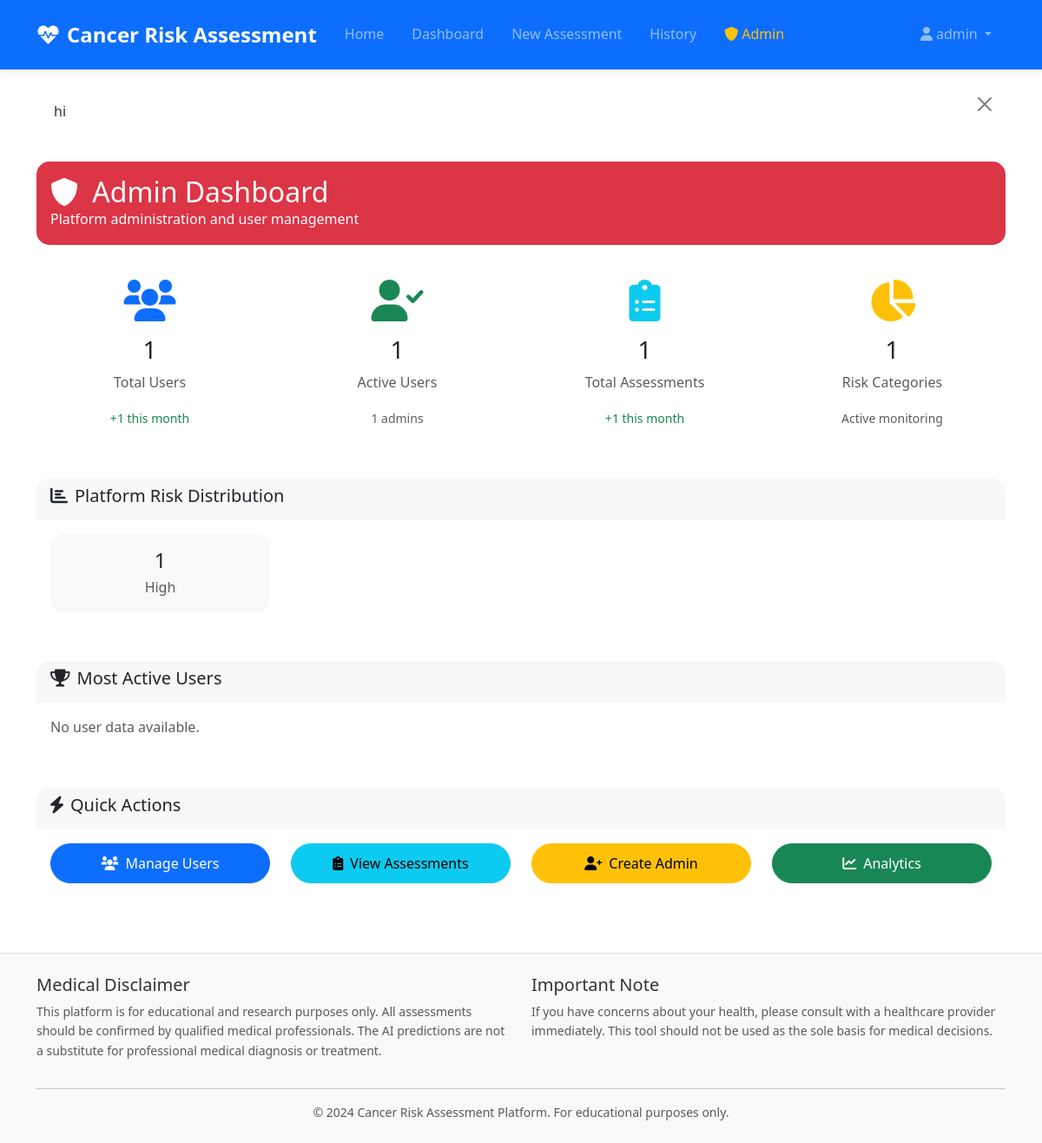
The app's page /admin/ (signed in) with its own data.
### CancerRiskChecker/models/user.py (models this page shows, shortened)
class User(UserMixin, db.Model):
    __tablename__ = 'users'
    id = db.Column(db.Integer, primary_key=True)
    username = db.Column(db.String(64), unique=True, nullable=False, index=True)
    email = db.Column(db.String(120), unique=True, nullable=False, index=True)
    full_name = db.Column(db.String(100), nullable=True)
    password_hash = db.Column(db.String(256), nullable=False)
    created_at = db.Column(db.DateTime, default=datetime.utcnow, nullable=False)
    updated_at = db.Column(db.DateTime, default=datetime.utcnow, onupdate=datetime.utcnow)
    last_login = db.Column(db.DateTime, nullable=True)
    last_assessment = db.Column(db.DateTime, nullable=True)
    total_assessments = db.Column(db.Integer, default=0, nullable=False)
    is_active = db.Column(db.Boolean, default=True, nullable=False)
    is_admin = db.Column(db.Boolean, default=False, nullable=False)
    assessments = db.relationship('Assessment', backref='user', lazy='dynamic',
                                cascade='all, delete-orphan')

### CancerRiskChecker/models/assessment.py (models this page shows, shortened)
class Assessment(db.Model):
    __tablename__ = 'assessments'
    id = db.Column(db.Integer, primary_key=True)
    user_id = db.Column(db.Integer, db.ForeignKey('users.id'), nullable=False, index=True)
    timestamp = db.Column(db.DateTime, default=datetime.utcnow, nullable=False, index=True)
    radius_mean = db.Column(db.Float, nullable=False)
    texture_mean = db.Column(db.Float, nullable=False)
    perimeter_mean = db.Column(db.Float, nullable=False)
    area_mean = db.Column(db.Float, nullable=False)
    concave_points_mean = db.Column(db.Float, nullable=False)
    symmetry_mean = db.Column(db.Float, nullable=False)
    prediction_probability = db.Column(db.Float, nullable=False)
    prediction_class = db.Column(db.Integer, nullable=False)  # 0 for benign, 1 for malignant
    risk_level = db.Column(db.String(20), nullable=False, index=True)  # Very Low, Low, Moderate, High
    model_version = db.Column(db.String(50), default='1.0', nullable=False)
    processing_time = db.Column(db.Float, nullable=True)  # Time taken for prediction

### CancerRiskChecker/blueprints/admin.py (the view)
@admin_bp.route('/')
@login_required
@admin_required
def index():
    from ..models.user import User
    from ..models.assessment import Assessment
    from ..app import db
    flash("hi")
    total_users = User.query.count()
    active_users = User.query.filter_by(is_active=True).count()
    admin_users = User.query.filter_by(is_admin=True).count()
    total_assessments = Assessment.query.count()
    last_30_days = datetime.utcnow() - timedelta(days=30)
    new_users_30d = User.query.filter(User.created_at >= last_30_days).count()
    assessments_30d = Assessment.query.filter(Assessment.timestamp >= last_30_days).count()
    risk_stats = db.session.query(
        Assessment.risk_level,
        db.func.count(Assessment.id).label('count')
    ).group_by(Assessment.risk_level).all()
    stats = {
        'total_users': total_users,
        'active_users': active_users,
        'admin_users': admin_users,
        'total_assessments': total_assessments,
        'new_users_30d': new_users_30d,
        'assessments_30d': assessments_30d,
        'risk_distribution': dict(risk_stats),
    }
    return render_template('admin/dashboard.html', stats=stats)

### CancerRiskChecker/blueprints/admin.py (called while the page is built)
def admin_required(f):
    @wraps(f)
    def decorated_function(*args, **kwargs):
        if not current_user.is_authenticated or not current_user.is_admin:
            flash('Admin access required.', 'danger')
            return redirect(url_for('main.index'))
        return f(*args, **kwargs)
    return decorated_function

### CancerRiskChecker/templates/admin/dashboard.html (shortened to what this page needs)
{% extends "base.html" %}
{% block content %}
<div class="container my-4">
    <div class="row mb-4">
        <div class="col-12">
            <div class="card bg-danger text-white">
                <div class="card-body">
                    <h2 class="mb-0">
                        <i class="fas fa-shield-alt me-2"></i>
                        Admin Dashboard
                    </h2>
                    <p class="mb-0">Platform administration and user management</p>
                </div>
            </div>
        </div>
    </div>
    <div class="row mb-4">
        <div class="col-md-3 mb-3">
            <div class="card h-100 border-primary">
                <div class="card-body text-center">
                    <i class="fas fa-users fa-3x text-primary mb-3"></i>
                    <h3 class="card-title">{{ stats.total_users }}</h3>
                    <p class="card-text text-muted">Total Users</p>
                    <small class="text-success">+{{ stats.new_users_30d }} this month</small>
                </div>
            </div>
        </div>
        <div class="col-md-3 mb-3">
            <div class="card h-100 border-success">
                <div class="card-body text-center">
                    <i class="fas fa-user-check fa-3x text-success mb-3"></i>
                    <h3 class="card-title">{{ stats.active_users }}</h3>
                    <p class="card-text text-muted">Active Users</p>
                    <small class="text-muted">{{ stats.admin_users }} admins</small>
                </div>
            </div>
        </div>
        <div class="col-md-3 mb-3">
            <div class="card h-100 border-info">
                <div class="card-body text-center">
                    <i class="fas fa-clipboard-list fa-3x text-info mb-3"></i>
                    <h3 class="card-title">{{ stats.total_assessments }}</h3>
                    <p class="card-text text-muted">Total Assessments</p>
                    <small class="text-success">+{{ stats.assessments_30d }} this month</small>
                </div>
            </div>
        </div>
        <div class="col-md-3 mb-3">
            <div class="card h-100 border-warning">
                <div class="card-body text-center">
                    <i class="fas fa-chart-pie fa-3x text-warning mb-3"></i>
                    <h3 class="card-title">{{ stats.risk_distribution|length }}</h3>
                    <p class="card-text text-muted">Risk Categories</p>
                    <small class="text-muted">Active monitoring</small>
                </div>
            </div>
        </div>
    </div>
    {% if stats.risk_distribution %}
    <div class="row mb-4">
        <div class="col-12">
            <div class="card">
                <div class="card-header">
                    <h5><i class="fas fa-chart-bar me-2"></i>Platform Risk Distribution</h5>
                </div>
                <div class="card-body">
                    <div class="row">
                        {% for risk_level, count in stats.risk_distribution.items() %}
                        <div class="col-md-3 mb-3">
                            <div class="card border-0 bg-light">
                                <div class="card-body text-center">
                                    <h4 class="mb-1">{{ count }}</h4>
                                    <p class="text-muted mb-0">{{ risk_level }}</p>
                                </div>
                            </div>
                        </div>
                        {% endfor %}
                    </div>
                </div>
            </div>
        </div>
    </div>
    {% endif %}
    <div class="row mb-4">
        <div class="col-12">
            <div class="card">
                <div class="card-header">
                    <h5><i class="fas fa-trophy me-2"></i>Most Active Users</h5>
                </div>
                <div class="card-body">
                    {% if stats.top_users %}
                    <div class="table-responsive">
                        <table class="table table-hover">
                            <thead>
                                <tr>
                                    <th>Username</th>
                                    <th>Full Name</th>
                                    <th>Assessments</th>
                                    <th>Member Since</th>
                                    <th>Actions</th>
                                </tr>
                            </thead>
                            <tbody>
                                {% for user in stats.top_users %}
                                <tr>
                                    <td>{{ user.username }}</td>
                                    <td>{{ user.full_name or '-' }}</td>
                                    <td>
                                        <span class="badge bg-primary">{{ user.total_assessments }}</span>
                                    </td>
                                    <td>{{ user.created_at.strftime('%Y-%m-%d') }}</td>
                                    <td>
                                        <a href="{{ url_for('admin.user_detail', user_id=user.id) }}"
                                           class="btn btn-sm btn-outline-primary">
                                            <i class="fas fa-eye me-1"></i>View
                                        </a>
                                    </td>
                                </tr>
                                {% endfor %}
                            </tbody>
                        </table>
                    </div>
                    {% else %}
                    <p class="text-muted">No user data available.</p>
                    {% endif %}
                </div>
            </div>
        </div>
    </div>
    <div class="row">
        <div class="col-12">
            <div class="card">
                <div class="card-header">
                    <h5><i class="fas fa-bolt me-2"></i>Quick Actions</h5>
                </div>
                <div class="card-body">
                    <div class="row">
                        <div class="col-md-3 mb-3">
                            <a href="{{ url_for('admin.users') }}" class="btn btn-primary w-100">
                                <i class="fas fa-users me-2"></i>Manage Users
                            </a>
                        </div>
                        <div class="col-md-3 mb-3">
                            <a href="{{ url_for('admin.assessments') }}" class="btn btn-info w-100">
                                <i class="fas fa-clipboard-list me-2"></i>View Assessments
                            </a>
                        </div>
                        <div class="col-md-3 mb-3">
                            <a href="{{ url_for('admin.create_admin') }}" class="btn btn-warning w-100">
                                <i class="fas fa-user-plus me-2"></i>Create Admin
                            </a>
                        </div>
                        <div class="col-md-3 mb-3">
                            <a href="{{ url_for('admin.analytics') }}" class="btn btn-success w-100">
                                <i class="fas fa-chart-line me-2"></i>Analytics
                            </a>
                        </div>
                    </div>
                </div>
            </div>
        </div>
    </div>
</div>
{% endblock %}

### CancerRiskChecker/templates/base.html (shortened to what this page needs)
<!DOCTYPE html>
<html lang="en">
<head>
    <link href="https://cdn.jsdelivr.net/npm/bootstrap@5.3.0/dist/css/bootstrap.min.css" rel="stylesheet">
    <link rel="stylesheet" href="https://cdnjs.cloudflare.com/ajax/libs/font-awesome/6.0.0/css/all.min.css">
    <link rel="stylesheet" href="{{ url_for('static', filename='css/style.css') }}">
</head>
<body>
    <nav class="navbar navbar-expand-lg navbar-dark bg-primary">
        <div class="container">
            <a class="navbar-brand" href="{{ url_for('main.index') }}">
                <i class="fas fa-heartbeat me-2"></i>Cancer Risk Assessment
            </a>
            <div class="collapse navbar-collapse" id="navbarNav">
                <ul class="navbar-nav me-auto">
                    <li class="nav-item">
                        <a class="nav-link" href="{{ url_for('main.index') }}">Home</a>
                    </li>
                    {% if current_user.is_authenticated %}
                    <li class="nav-item">
                        <a class="nav-link" href="{{ url_for('dashboard.index') }}">Dashboard</a>
                    </li>
                    <li class="nav-item">
                        <a class="nav-link" href="{{ url_for('assessment.index') }}">New Assessment</a>
                    </li>
                    <li class="nav-item">
                        <a class="nav-link" href="{{ url_for('assessment.history') }}">History</a>
                    </li>
                    {% if current_user.is_admin %}
                    <li class="nav-item">
                        <a class="nav-link text-warning" href="{{ url_for('admin.index') }}">
                            <i class="fas fa-shield-alt me-1"></i>Admin
                        </a>
                    </li>
                    {% endif %}
                    {% endif %}
                </ul>
                <ul class="navbar-nav">
                    {% if current_user.is_authenticated %}
                    <li class="nav-item dropdown">
                        <a class="nav-link dropdown-toggle" href="#" id="navbarDropdown" role="button" data-bs-toggle="dropdown">
                            <i class="fas fa-user me-1"></i>{{ current_user.username }}
                        </a>
                    </li>
                    {% endif %}
                </ul>
            </div>
        </div>
    </nav>
    {% with messages = get_flashed_messages(with_categories=true) %}
        {% if messages %}
            <div class="container mt-3">
                {% for category, message in messages %}
                    <div class="alert alert-{{ 'danger' if category == 'error' else category }} alert-dismissible fade show" role="alert">
                        {{ message }}
                        <button type="button" class="btn-close" data-bs-dismiss="alert"></button>
                    </div>
                {% endfor %}
            </div>
        {% endif %}
    {% endwith %}
    <main class="container-fluid">
        {% block content %}{% endblock %}
    </main>
    <footer class="bg-light mt-5 py-4">
        <div class="container">
            <div class="row">
                <div class="col-md-6">
                    <h5>Medical Disclaimer</h5>
                    <p class="text-muted small">
                        This platform is for educational and research purposes only.
                        All assessments should be confirmed by qualified medical professionals.
                        The AI predictions are not a substitute for professional medical diagnosis or treatment.
                    </p>
                </div>
                <div class="col-md-6">
                    <h5>Important Note</h5>
                    <p class="text-muted small">
                        If you have concerns about your health, please consult with a healthcare provider immediately.
                        This tool should not be used as the sole basis for medical decisions.
                    </p>
                </div>
            </div>
            <hr>
            <div class="row">
                <div class="col-12 text-center">
                    <p class="text-muted small mb-0">
                        &copy; 2024 Cancer Risk Assessment Platform. For educational purposes only.
                    </p>
                </div>
            </div>
        </div>
    </footer>
</body>
</html>

### CancerRiskChecker/static/css/style.css (style rules this page uses)
:root { --primary-color: #007bff; --secondary-color: #6c757d; --success-color: #28a745; --warning-color: #ffc107; --danger-color: #dc3545; --info-color: #17a2b8; --light-color: #f8f9fa; --dark-color: #343a40; }
body { font-family: 'Segoe UI', Tahoma, Geneva, Verdana, sans-serif; line-height: 1.6; color: #333; }
.card { border: none; border-radius: 15px; transition: transform 0.3s ease, box-shadow 0.3s ease; }
.card-header { border-radius: 15px 15px 0 0 !important; border-bottom: none; font-weight: 600; }
.btn { border-radius: 25px; padding: 10px 25px; font-weight: 500; transition: all 0.3s ease; }
.alert { border-radius: 10px; border: none; padding: 20px; }
.alert-dismissible .btn-close { padding: 1rem 1rem; }
.navbar { padding: 1rem 0; box-shadow: 0 2px 10px rgba(0, 0, 0, 0.1); }
.navbar-brand { font-size: 1.5rem; font-weight: 700; }
.nav-link { font-weight: 500; padding: 0.5rem 1rem !important; border-radius: 20px; transition: all 0.3s ease; }
footer { background-color: #f8f9fa; border-top: 1px solid #dee2e6; }

### records on screen
User: username "admin"
Assessment: count "1", risk_level "High"

### other values on screen
{{ message }} "hi"
{{ stats.total_users }} "1"
{{ stats.new_users_30d }} "1"
{{ stats.active_users }} "1"
{{ stats.admin_users }} "1"
{{ stats.total_assessments }} "1"
{{ stats.assessments_30d }} "1"
{{ stats.risk_distribution|length }} "1"
